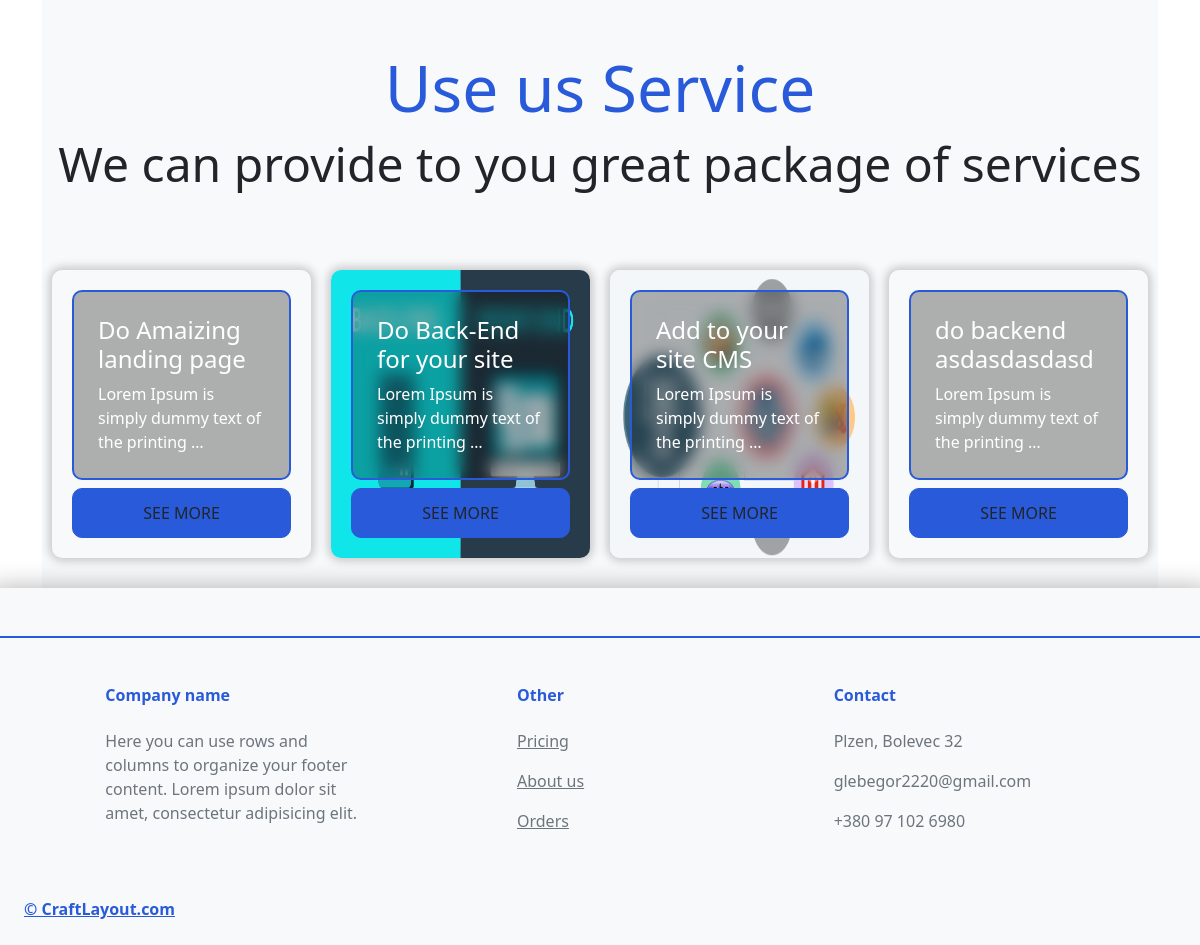
The app's page / (lower part), older data.
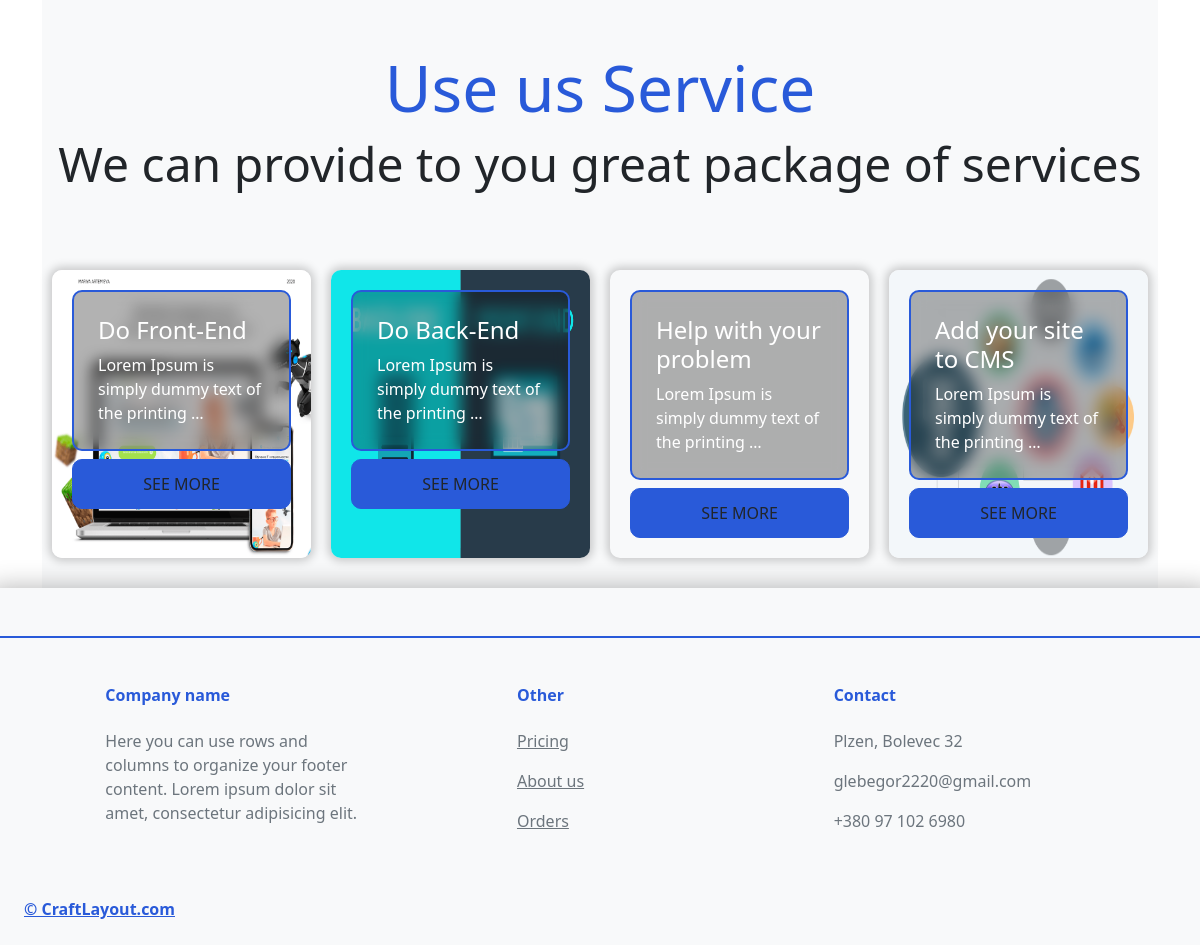
The same page, newer data.
### services/models.py (models this page shows, shortened)
class OrderModel(models.Model):
    Title = models.CharField(max_length=255)
    BgImg = models.FileField(default='No_image.png', upload_to='orderimg')
    Text = models.TextField(max_length=2000)
    id = models.AutoField(primary_key=True)

### services/views.py (the view)
# urls.py: path('', views.HomePage, name='home'),
def HomePage(request):
    Order = OrderModel.objects.all()
    Title = 'Home Page'
    data = {
        'Title': Title,
        'Order': Order
    }
    return render(request, 'services/home.html', data)

### services/templates/services/home.html (shortened to what this page needs)
{% extends 'services/main-layout.html' %}
{% load static%}
{% block content%}
<div class='container'>
    <div class="bg-light text-center py-5">
        <h1 class="display-3" style="color:#295AD9;">Use us Service</h1>
        <div class="display-5">We can provide to you great package of services</div>
    </div>
    <div class="flex-wrap bg-light">
        <div class="innerCards">
            {% for elem in Order%}
                <div class="itemCards" style="box-shadow: 0px 0px 10px 3px rgba(0,0,0,.2);border-radius: 10px;background-image: url({{ elem.BgImg.url }}) ; background-size: 100% 100%;">
                    <div class="p-4" style="border: 2px solid #295AD9;border-radius: 10px;backdrop-filter: blur(8px); background-color: rgba(0, 0, 0, .3);">
                        <h4 class="text-white">{{ elem.Title }}</h4>
                        <div class="text-white">{{ elem.Text|truncatechars:50 }}</div>
                    </div>
                    <a href="{% url 'service' %}{{ elem.id }}"><button class="btn flare-button mt-2 mb-0">See More</button></a>
                </div>
            {% endfor%}
        </div>
    </div>
</div>
{% endblock%}

### services/templates/services/main-layout.html (shortened to what this page needs)
{% load static %}
<!DOCTYPE html>
<html lang="en">
<head>
    <link rel="stylesheet" href="{% static "services/style.css" %}">
    <link href="https://cdn.jsdelivr.net/npm/bootstrap@5.1.3/dist/css/bootstrap.min.css" rel="stylesheet">
</head>
<body>
<div class="main">
  {% block content%}{% endblock%}
</div>
<footer class="text-center text-lg-start bg-light text-muted">
    <div class="py-4" style="border-bottom: 2px solid #295AD9;"></div>
    <section class="">
      <div class="container text-center text-md-start mt-5">
        <div class="row mt-3">
          <div class="col-md-3 col-lg-4 col-xl-3 mx-auto mb-4">
            <h6 class=" fw-bold mb-4" style="color:#295AD9;">
                Company name
            </h6>
            <p>
              Here you can use rows and columns to organize your footer content. Lorem ipsum
              dolor sit amet, consectetur adipisicing elit.
            </p>
          </div>
          <div class="col-md-3 col-lg-2 col-xl-2 mx-auto mb-4">
            <h6 class=" fw-bold mb-4" style="color:#295AD9;">
                Other
            </h6>
            <p><a href="#" class="text-reset">Pricing</a></p>
            <p><a href="#" class="text-reset">About us</a></p>
            <p><a href="#" class="text-reset">Orders</a></p>
          </div>
          <div class="col-md-4 col-lg-3 col-xl-3 mx-auto mb-md-0 mb-4">
            <h6 class=" fw-bold mb-4" style="color:#295AD9;">
              Contact
            </h6>
            <p>Plzen, Bolevec 32</p>
            <p>glebegor2220@gmail.com</p>
            <p>+380 97 102 6980</p>
          </div>
        </div>
      </div>
    </section>
    <div class="text-start p-4">
      <a class="text-reset fw-bold" style="color:#295AD9!important;" href="">© CraftLayout.com</a>
    </div>
</footer>
</body>
</html>

### services/static/services/style.css (style rules this page uses)
body { margin: 0; font-family: 'Raleway', sans-serif; }
button { background-color: #fff; border: 1px solid #295AD9!important; border-radius: 10px!important; }
.flare-button { width: 100%; max-width: 280px; height: 50px; display: flex; justify-content: center; align-items: center; padding-top: 2px; margin-bottom: 30px; border: none; border-radius: 3px; font-size: 16px; font-weight: bold; text-align: center; text-transform: uppercase; background-color: #295AD9!important; cursor: pointer; text-decoration: none; position: relative; overflow: hidden; }
.flare-button:after { content: ""; display: block; width: 25px; height: 200px; margin-left: 50px; background: rgba(255, 255, 255, .4) 100%; left: -80px; top: -100px; z-index: 1; transform: rotate(45deg); position: absolute; animation: movingFlare 4s ease-out 1s infinite; }
.innerCards { display: flex; justify-content: center; }
.itemCards { margin:30px 10px; padding: 20px; width: 300px; }
.main { min-height: 800px; }
footer { box-shadow: 0px 10px 25px 10px rgba(0, 0, 0, .3); }

Row changes from the older to the newer data that the page shows:
removed OrderModel: Title "Do Amaizing landing page", Text "Lorem Ipsum is simply dummy text of the printing …"
removed OrderModel: BgImg (picture), Title "Do Back-End for your site", Text "Lorem Ipsum is simply dummy text of the printing …"
removed OrderModel: BgImg (picture), Title "Add to your site CMS", Text "Lorem Ipsum is simply dummy text of the printing …"
removed OrderModel: Title "do backend asdasdasdasd", Text "Lorem Ipsum is simply dummy text of the printing …"
added OrderModel: BgImg (picture), Title "Do Front-End", Text "Lorem Ipsum is simply dummy text of the printing …"
added OrderModel: BgImg (picture), Title "Do Back-End", Text "Lorem Ipsum is simply dummy text of the printing …"
added OrderModel: Title "Help with your problem", Text "Lorem Ipsum is simply dummy text of the printing …"
added OrderModel: BgImg (picture), Title "Add your site to CMS", Text "Lorem Ipsum is simply dummy text of the printing …"
